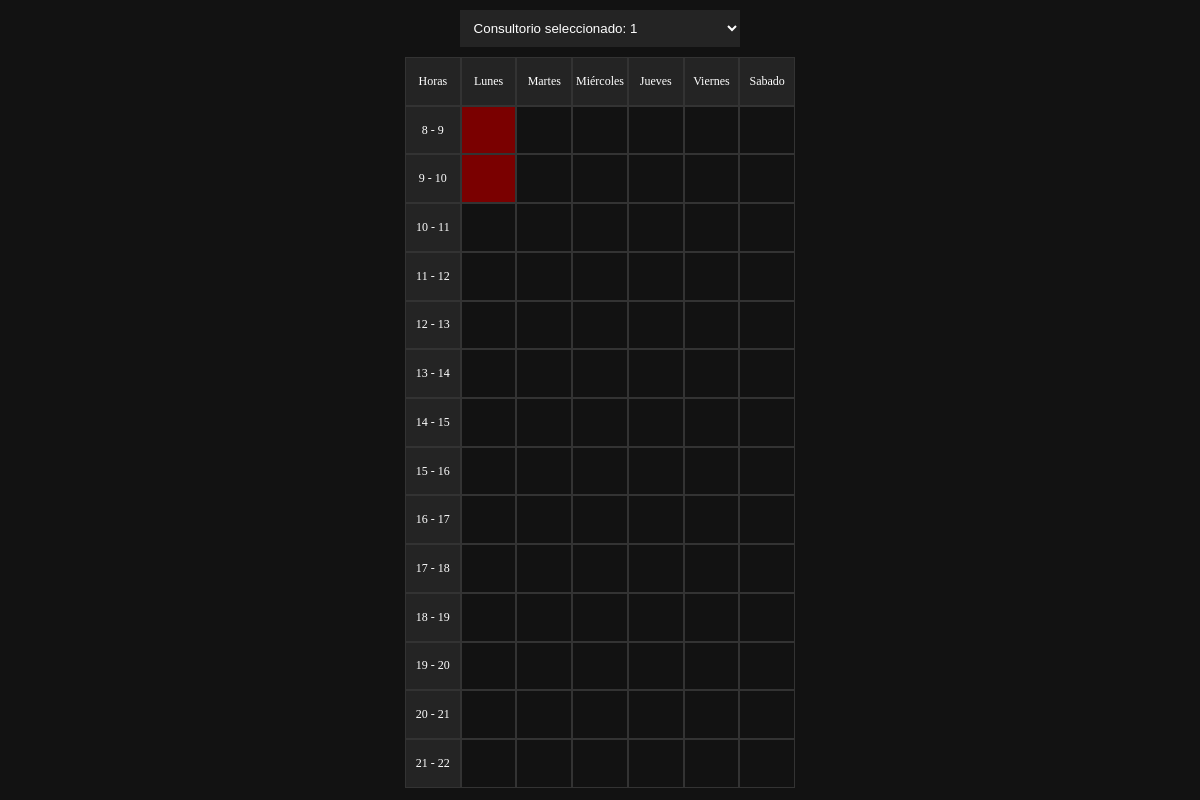
Before: / with the older database file.
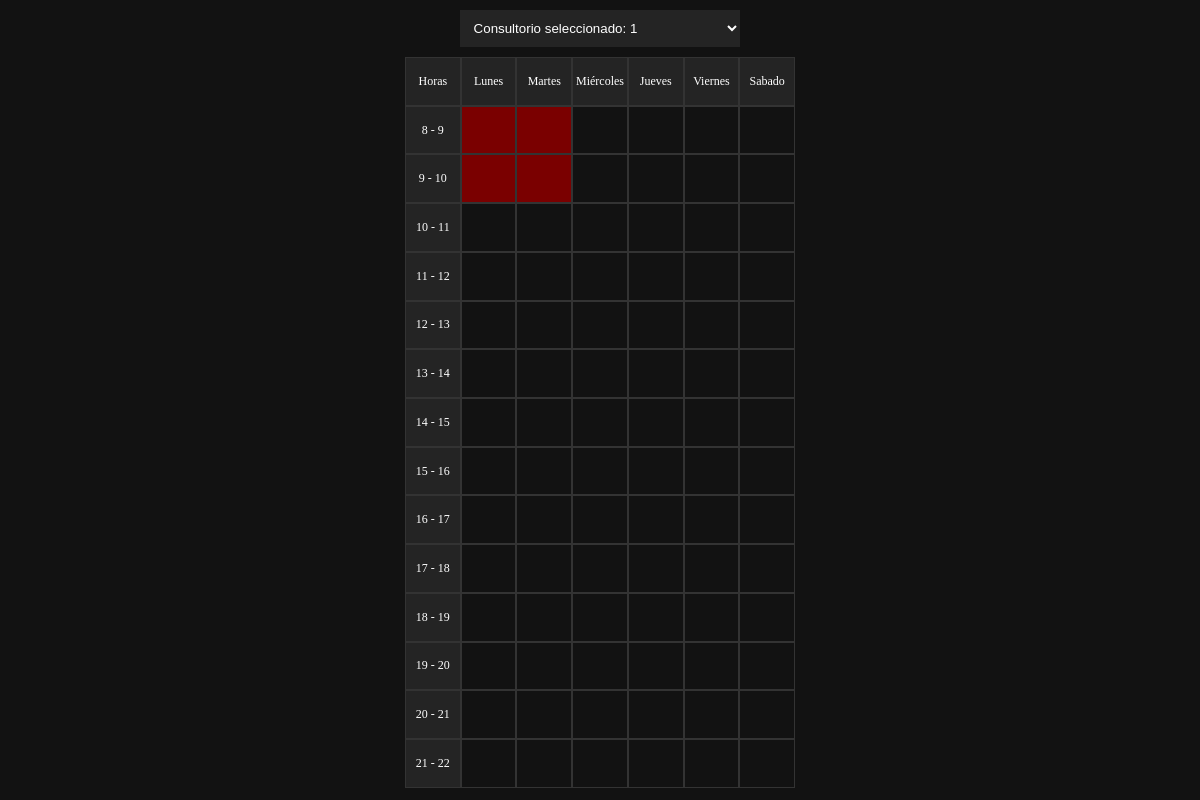
After: the same page with the newer database file.
### tables this page shows
CREATE TABLE `horasalquiladas` (
  `codConsultorio` int(11) NOT NULL,
  `codHora` int(11) NOT NULL,
  `dni` int(11) DEFAULT NULL,
  `isOcupado` tinyint(1) DEFAULT NULL,
  `isPagado` tinyint(1) DEFAULT NULL
);

### index.php (the view, shortened to what this page needs)
<?php
require "config/database.php";
function getCodConsultorio() {
    if(empty($_GET["codConsultorio"])){
        $value = 1;
    } else {
        $value = $_GET['codConsultorio'];
    }
    return $value;
}
$codConsultorio = getCodConsultorio();
function getIsOcupado($codHora, $codConsultorio) {
    global $mysqli;
    $query = "SELECT isOcupado FROM horasalquiladas WHERE codHora = $codHora AND codConsultorio = $codConsultorio";
    $result = mysqli_query($mysqli, $query);
    $row = mysqli_fetch_assoc($result);
    return $row['isOcupado'];
}
$codHoras0809 = array(10809, 20809, 30809, 40809, 50809, 60809);
$codHoras0910 = array(10910, 20910, 30910, 40910, 50910, 60910);
$codHoras1011 = array(11011, 21011, 31011, 41011, 51011, 61011);
$codHoras1112 = array(11112, 21112, 31112, 41112, 51112, 61112);
$codHoras1213 = array(11213, 21213, 31213, 41213, 51213, 61213);
$codHoras1314 = array(11314, 21314, 31314, 41314, 51314, 61314);
$codHoras1415 = array(11415, 21415, 31415, 41415, 51415, 61415);
$codHoras1516 = array(11516, 21516, 31516, 41516, 51516, 61516);
$codHoras1617 = array(11617, 21617, 31617, 41617, 51617, 61617);
$codHoras1718 = array(11718, 21718, 31718, 41718, 51718, 61718);
$codHoras1819 = array(11819, 21819, 31819, 41819, 51819, 61819);
$codHoras1920 = array(11920, 21920, 31920, 41920, 51920, 61920);
$codHoras2021 = array(12021, 22021, 32021, 42021, 52021, 62021);
$codHoras2122 = array(12122, 22122, 32122, 42122, 52122, 62122);
?>
<!DOCTYPE html>
<html lang="en">
<head>
    <link rel="stylesheet" href="css/index.css">
</head>
<body>
    <div id="contenedor-principal">
        <div id="selector-consultorio">
        <select id="consultorioSelect" onchange="window.location.href=this.value;">
                <option value="index.php?codConsultorio=<?php echo $codConsultorio; ?>">Consultorio seleccionado: <?php echo $codConsultorio; ?></option>
            </select>
        </div>
        <div id="calendario">
            <div class="hora">
                <div class="tiempo">Horas</div>
                <div class="tiempo">Lunes</div>
                <div class="tiempo">Martes</div>
                <div class="tiempo">Miércoles</div>
                <div class="tiempo">Jueves</div>
                <div class="tiempo">Viernes</div>
                <div class="tiempo">Sabado</div>
            </div>
            <div class="hora">
                <div class="tiempo">8 - 9</div>
                <?php
                foreach ($codHoras0809 as $codHora) {
                    $class = getIsOcupado($codHora, $codConsultorio) ? 'dia dia-false' : 'dia';
                    echo "<div class=\"dia $class\"></div>";
                }
                ?>
            </div>
            <div class="hora">
                <div class="tiempo">9 - 10</div>
                <?php
                foreach ($codHoras0910 as $codHora) {
                    $class = getIsOcupado($codHora, $codConsultorio) ? 'dia dia-false' : 'dia';
                    echo "<div class=\"dia $class\"></div>";
                }
                ?>
            </div>
            <div class="hora">
                <div class="tiempo">10 - 11</div>
                <?php
                foreach ($codHoras1011 as $codHora) {
                    $class = getIsOcupado($codHora, $codConsultorio) ? 'dia dia-false' : 'dia';
                    echo "<div class=\"dia $class\"></div>";
                }
                ?>
            </div>
            <div class="hora">
                <div class="tiempo">11 - 12</div>
                <?php
                foreach ($codHoras1112 as $codHora) {
                    $class = getIsOcupado($codHora, $codConsultorio) ? 'dia dia-false' : 'dia';
                    echo "<div class=\"dia $class\"></div>";
                }
                ?>
            </div>
            <div class="hora">
                <div class="tiempo">12 - 13</div>
                <?php
                foreach ($codHoras1213 as $codHora) {
                    $class = getIsOcupado($codHora, $codConsultorio) ? 'dia dia-false' : 'dia';
                    echo "<div class=\"dia $class\"></div>";
                }
                ?>
            </div>
            <div class="hora">
                <div class="tiempo">13 - 14</div>
                <?php
                foreach ($codHoras1314 as $codHora) {
                    $class = getIsOcupado($codHora, $codConsultorio) ? 'dia dia-false' : 'dia';
                    echo "<div class=\"dia $class\"></div>";
                }
                ?>
            </div>
            <div class="hora">
                <div class="tiempo">14 - 15</div>
                <?php
                foreach ($codHoras1415 as $codHora) {
                    $class = getIsOcupado($codHora, $codConsultorio) ? 'dia dia-false' : 'dia';
                    echo "<div class=\"dia $class\"></div>";
                }
                ?>
            </div>
            <div class="hora">
                <div class="tiempo">15 - 16</div>
                <?php
                foreach ($codHoras1516 as $codHora) {
                    $class = getIsOcupado($codHora, $codConsultorio) ? 'dia dia-false' : 'dia';
                    echo "<div class=\"dia $class\"></div>";
                }
                ?>
            </div>
            <div class="hora">
                <div class="tiempo">16 - 17</div>
                <?php
                foreach ($codHoras1617 as $codHora) {
                    $class = getIsOcupado($codHora, $codConsultorio) ? 'dia dia-false' : 'dia';
                    echo "<div class=\"dia $class\"></div>";
                }
                ?>
            </div>
            <div class="hora">
                <div class="tiempo">17 - 18</div>
                <?php
                foreach ($codHoras1718 as $codHora) {
                    $class = getIsOcupado($codHora, $codConsultorio) ? 'dia dia-false' : 'dia';
                    echo "<div class=\"dia $class\"></div>";
                }
                ?>
            </div>
            <div class="hora">
                <div class="tiempo">18 - 19</div>
                <?php
                foreach ($codHoras1819 as $codHora) {
                    $class = getIsOcupado($codHora, $codConsultorio) ? 'dia dia-false' : 'dia';
                    echo "<div class=\"dia $class\"></div>";
                }
                ?>
            </div>
            <div class="hora">
                <div class="tiempo">19 - 20</div>
                <?php
                foreach ($codHoras1920 as $codHora) {
                    $class = getIsOcupado($codHora, $codConsultorio) ? 'dia dia-false' : 'dia';
                    echo "<div class=\"dia $class\"></div>";
                }
                ?>
            </div>
            <div class="hora">
                <div class="tiempo">20 - 21</div>
                <?php
                foreach ($codHoras2021 as $codHora) {
                    $class = getIsOcupado($codHora, $codConsultorio) ? 'dia dia-false' : 'dia';
                    echo "<div class=\"dia $class\"></div>";
                }
                ?>
            </div>
            <div class="hora">
                <div class="tiempo">21 - 22</div>
                <?php
                foreach ($codHoras2122 as $codHora) {
                    $class = getIsOcupado($codHora, $codConsultorio) ? 'dia dia-false' : 'dia';
                    echo "<div class=\"dia $class\"></div>";
                }
                ?>
            </div>
        </div>
    </div>
</body>
</html>

### css/index.css (style rules this page uses)
html, body { box-sizing: border-box; height: 100%; margin: 0; padding: 0; overflow-x: auto; background-color: #121212; color: #ffffff; }
#contenedor-principal { display: flex; flex-direction: column; align-items: center; justify-content: center; height: 100%; max-width: 390px; box-sizing: border-box; margin: auto; }
#selector-consultorio, #calendario { width: 100%; box-sizing: border-box; }
#selector-consultorio { margin: 10px 0; text-align: center; }
#selector-consultorio select { width: 72%; background-color: #242424; color: #ffffff; border: none; padding: 10px; }
#calendario { max-width: 100%; height: 100%; max-height: 896px; margin-bottom: 12px; }
#calendario .hora { box-sizing: border-box; display: flex; flex-direction: row; height: calc(100% / 15); }
#calendario .dia, #calendario .tiempo { box-sizing: border-box; display: flex; justify-content: center; align-items: center; width: 90px; height: 100%; background-color: #242424; color: #ffffff; border: 1px solid #333333; font-size: 12px; }
#calendario .dia { background-color: rgba(0, 0, 0, 0); }
#calendario .dia-false { background-color: #7a0000; }

Changed rows visible on the page:
changed horasalquiladas (number 2 of 84 on the later page): isOcupado 0 → 1 (drawn)
changed horasalquiladas (number 8 of 84 on the later page): isOcupado 0 → 1 (drawn)
